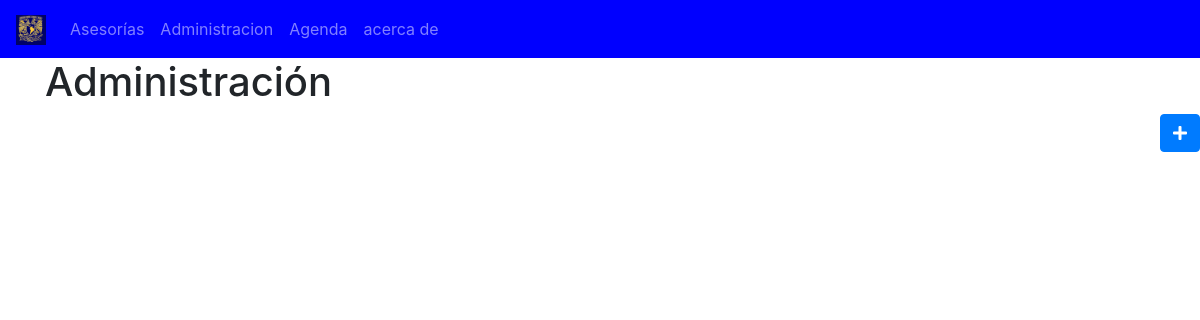
The app's page /source/Administracion.php, older data.
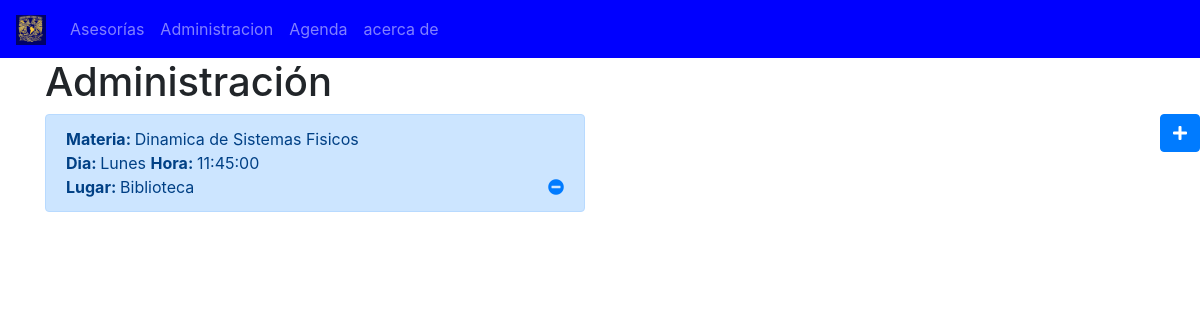
The same page, newer data.
### tables this page shows
CREATE TABLE `sesiones` (
  `id_sesion` int(80) NOT NULL,
  `dia_semana` varchar(200) NOT NULL,
  `horario_sesion` time NOT NULL,
  `lugar_sesion` varchar(200) NOT NULL,
  `id_asesor` int(80) NOT NULL,
  `id_clase` int(80) NOT NULL
);

CREATE TABLE `clase` (
  `id_asig` int(80) NOT NULL,
  `nombre_asig` varchar(200) NOT NULL,
  `Tema_asig` varchar(200) NOT NULL,
  `semstre_asig` int(80) NOT NULL
);

### source/Administracion.php (the view, shortened to what this page needs)
<?php
$servername = "localhost";
$username = "root";
$password = "";
$dbname = "javerim";
?>
<!DOCTYPE html>
<html lang="en">
<head>
    <link rel="stylesheet" type="text/css" href="../css/bootstrap.min.css">
    <link rel="stylesheet" type="text/css" href="../css_javerim/javerim_style.css">
    <link rel="stylesheet" href="https://use.fontawesome.com/releases/v5.8.0/css/all.css">
</head>
<body>
        <nav class="navbar navbar-expand-lg navbar-dark bg-jav">
          <a class="navbar-brand" href="#">
            <img src="../img/iconos/unam.jpg" width="30" height="30" alt="">
          </a>
          <div class="collapse navbar-collapse" id="opciones">
            <ul class="navbar-nav">
              <li class="nav-item">
                <a class="nav-link " href="ver_asesorias.php">Asesorías</a>
              </li>
              <li class="nav-item">
                <a class="nav-link" href="Administracion.php">Administracion</a>
              </li>
              <li class="nav-item">
                <a class="nav-link" href="agenda.php">Agenda</a>
              </li>
              <li class="nav-item">
                <a class="nav-link" href="#">acerca de</a>
              </li>
            </ul>
          </div>
        </nav>
        <div class="container">
          <div class="row">
            <div class="col-6">
              <h1>Administración</h1>
            </div>
          </div>
        </div>
     <form action="Administracion.php" method="POST">
         <button class="btn btn-primary btn-circle fixed float-right" name="añadir">
            <i class="fas fa-plus"></i>
        </button>
     </form>
     <?php
    try {
    $conn = new PDO("mysql:host=$servername;dbname=$dbname", $username, $password);
    $conn->setAttribute(PDO::ATTR_ERRMODE, PDO::ERRMODE_EXCEPTION);
    $stmt = $conn->prepare("SELECT nombre_asig, dia_semana, horario_sesion, lugar_sesion,id_sesion FROM sesiones,clase WHERE id_asesor=2");
    $stmt->execute();
    $resultado =$stmt->fetchAll();
    }
    catch(PDOException $e) {
        echo "Error: " . $e->getMessage();
    }
    ?>
      <div class="container">
          <div class="row">
             <?php foreach ($resultado as $dato): ?>
              <div class="col-md-6">
                 <div class="alert alert-primary">
                    <b>Materia: </b> <?php echo $dato['nombre_asig'] ?> <br>
                    <b>Dia: </b> <?php echo $dato['dia_semana'] ?>
                    <b>Hora: </b> <?php echo $dato['horario_sesion'] ?> <br>
                    <b>Lugar: </b> <?php echo $dato['lugar_sesion'] ?>
                    <a href="delete.php?id=<?php echo $dato['id_sesion'] ?>" class="float-right ml-3">
                        <i class="fas fa-minus-circle"></i>
                    </a>
                 </div>
              </div>
              <?php endforeach ?>
          </div>
      </div>
</body>
</html>

Row changes from the older to the newer data that the page shows:
added sesiones: id_clase.nombre_asig "Dinamica de Sistemas Fisicos", dia_semana "Lunes", horario_sesion "11:45:00", lugar_sesion "Biblioteca"
